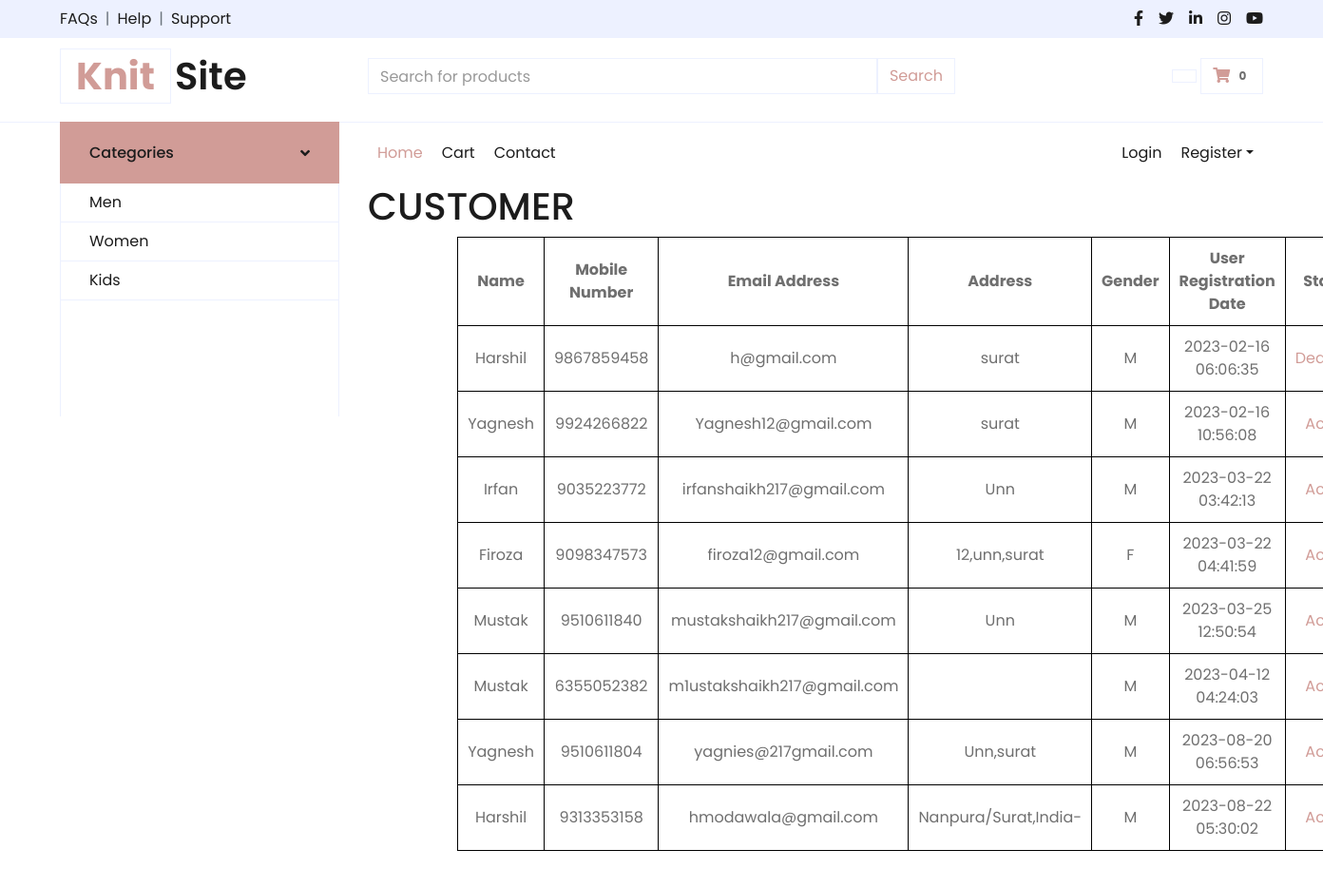
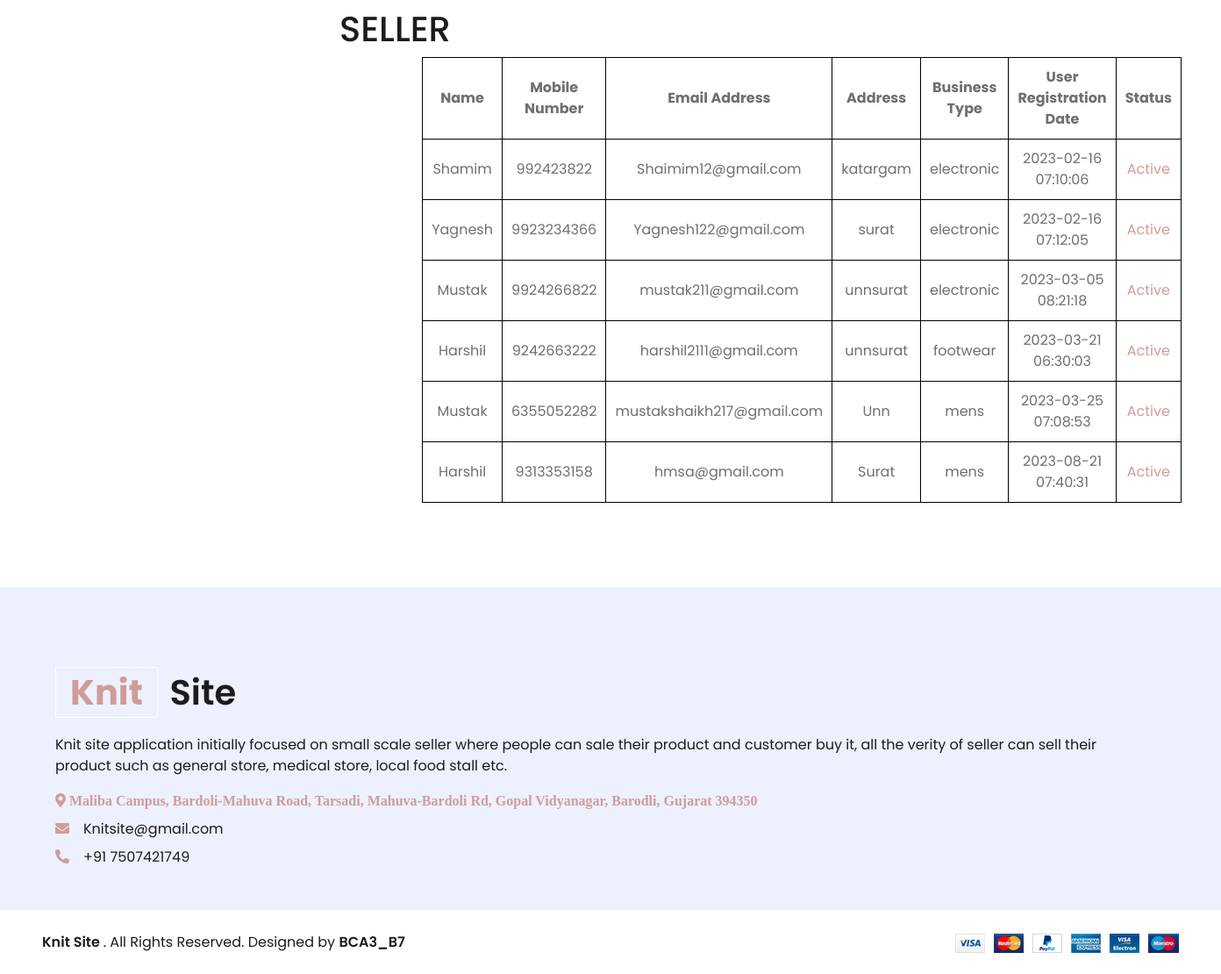
Page /dashboard.php on the committed database (2 pictures, top to bottom).
### tables this page shows
CREATE TABLE `customerregistration` (
  `UserId` int(11) NOT NULL,
  `UserFirstName` varchar(30) NOT NULL,
  `UserMiddleName` varchar(30) NOT NULL,
  `UserLastName` varchar(30) NOT NULL,
  `MobileNumber` char(10) NOT NULL,
  `EmailAddress` varchar(30) NOT NULL,
  `UserName` varchar(30) NOT NULL,
  `Password` char(32) NOT NULL,
  `Address` varchar(50) NOT NULL,
  `Pincode` int(6) NOT NULL,
  `Gender` varchar(1) NOT NULL,
  `CreationDate` datetime NOT NULL,
  `status` varchar(1) NOT NULL DEFAULT '1'
);

CREATE TABLE `sellerregistration` (
  `SellerId` int(11) NOT NULL,
  `SellerFirstName` varchar(30) NOT NULL,
  `SellerMiddleName` varchar(30) NOT NULL,
  `SellerLastName` varchar(30) NOT NULL,
  `MobileNumber` char(10) NOT NULL,
  `EmailAddress` varchar(30) NOT NULL,
  `UserName` varchar(30) NOT NULL,
  `Password` char(32) NOT NULL,
  `BusinessLocation` varchar(50) NOT NULL,
  `Pincode` int(6) NOT NULL,
  `BusinessType` varchar(20) NOT NULL,
  `CreationDate` datetime NOT NULL,
  `status` varchar(1) NOT NULL DEFAULT '1',
  `businessdoc` varchar(256) DEFAULT NULL
);

### dashboard.php (the view, shortened to what this page needs)
<!DOCTYPE html>
<html lang="en">
<head>
    <link href="https://cdnjs.cloudflare.com/ajax/libs/font-awesome/5.10.0/css/all.min.css" rel="stylesheet">
    <link href="lib/owlcarousel/assets/owl.carousel.min.css" rel="stylesheet">
    <link href="css/style.css" rel="stylesheet">
</head>
<body>
   <?php include_once 'header.php'; ?>
    <div class="container-fluid mb-5">
        <div class="row border-top px-xl-5">
            <div class="col-lg-3 d-none d-lg-block">
                <a class="btn shadow-none d-flex align-items-center justify-content-between bg-primary text-white w-100" data-toggle="collapse" href="#navbar-vertical" style="height: 65px; margin-top: -1px; padding: 0 30px;">
                    <h6 class="m-0">Categories</h6>
                    <i class="fa fa-angle-down text-dark"></i>
                </a>
                <nav class="collapse show navbar navbar-vertical navbar-light align-items-start p-0 border border-top-0 border-bottom-0" id="navbar-vertical">
                    <div class="navbar-nav w-100 overflow-hidden" style="height: 245px">
                        <a href="" class="nav-item nav-link">Men</a>
                        <a href="" class="nav-item nav-link">Women</a>
                        <a href="" class="nav-item nav-link">Kids</a>
                    </div>
                </nav>
            </div>
            <div class="col-lg-9">
                <nav class="navbar navbar-expand-lg bg-light navbar-light py-3 py-lg-0 px-0">
                    <div class="collapse navbar-collapse justify-content-between" id="navbarCollapse">
                        <div class="navbar-nav mr-auto py-0">
                            <a href="HomePage.php" class="nav-item nav-link active">Home</a>
                            <a  href="cart.php"class="nav-item nav-link" style="display: <?php if (isset($_SESSION["LoginUserName"])) { echo "none";} else { echo "block";}?>">Cart</a>
                            <a class="nav-item nav-link">Contact</a>
                        </div>
                        <div class="navbar-nav ml-auto py-0">
                            <a href="login1/login.php" class="nav-item nav-link" style="display: <?php if (isset($_SESSION["LoginUserName"])) { echo "none";} else { echo "block";}?>">Login</a>
                            <div class="nav-item dropdown" style="display: <?php if (isset($_SESSION["LoginUserName"])) { echo "none";} else { echo "block";}?>">
                                <a href="#" class="nav-link dropdown-toggle" data-toggle="dropdown">Register</a>
                            </div>
                        </div>
                    </div>
                </nav>
                <div id="header-carousel" class="carousel slide" data-ride="carousel">
                  <?php
$conn = new mysqli("localhost","root","","knitsite");
$sql = "SELECT UserId,UserFirstName,UserMiddleName,UserLastName,MobileNumber,EmailAddress,UserName,Address,Pincode,Gender,CreationDate,status FROM customerregistration";
$result = $conn->query($sql);
if ($result->num_rows > 0) {
    $row = $result->fetch_all(MYSQLI_ASSOC);
}
?>
<html>
    <h1>CUSTOMER</h1>
    <table>
        <thead>
            <tr>
                <th>Name</th>
                <th>Mobile Number</th>
                <th>Email Address</th>
                <th>Address</th>
                <th>Gender</th>
                <th>User Registration Date</th>
                <th>Status</th>
            </tr>
        </thead>
        <tbody>
            <?php
               if(!empty($row))
               foreach($row as $rows)
              {
            ?>
            <tr>
                <td><?php echo $rows['UserFirstName']; ?></td>
                <td><?php echo $rows['MobileNumber']; ?></td>
                <td><?php echo $rows['EmailAddress']; ?></td>
                <td><?php echo $rows['Address']; ?></td>
                <td><?php echo $rows['Gender']; ?></td>
                <td><?php echo $rows['CreationDate']; ?></td>
                <td><a href="active.php?cid=<?php echo $rows['UserId']; ?>&status=<?php echo $rows['status']; ?>"><?php if($rows['status']==1)echo"Active"; else echo"Deactive"?></a></td>
            </tr>
            <?php } ?>
        </tbody>
    </table>
    <br><br>
</html>
 <?php
$conn = new mysqli("localhost","root","","knitsite");
$sql = "SELECT SellerId,SellerFirstName,SellerMiddleName,SellerLastName,MobileNumber,EmailAddress,UserName,Password,BusinessLocation,Pincode,BusinessType,CreationDate,status FROM sellerregistration";
$result = $conn->query($sql);
if ($result->num_rows > 0) {
    $row = $result->fetch_all(MYSQLI_ASSOC);
}
?>
<html>
    <h1>SELLER</h1>
    <table>
        <thead>
            <tr>
                <th>Name</th>
                <th>Mobile Number</th>
                <th>Email Address</th>
                <th>Address</th>
                <th>Business Type</th>
                <th>User Registration Date</th>
                <th>Status</th>
            </tr>
        </thead>
        <tbody>
            <?php
               if(!empty($row))
               foreach($row as $rows)
              {
            ?>
            <tr>
                <td><?php echo $rows['SellerFirstName']; ?></td>
                <td><?php echo $rows['MobileNumber']; ?></td>
                <td><?php echo $rows['EmailAddress']; ?></td>
                <td><?php echo $rows['BusinessLocation']; ?></td>
                <td><?php echo $rows['BusinessType']; ?></td>
                <td><?php echo $rows['CreationDate']; ?></td>
                <td><a href="active.php?sid=<?php echo $rows['SellerId']; ?>&status=<?php echo $rows['status']; ?>"><?php if($rows['status']==1)echo"Active"; else echo"Deactive"?></a></td>
            </tr>
            <?php } ?>
        </tbody>
    </table>
    <br><br>
</html>
                </div>
            </div>
        </div>
    </div>
    <div class="container-fluid bg-secondary text-dark mt-5 pt-5">
        <div class="row px-xl-5 pt-5">
            <div class="col-lg-12 col-md-12 mb-5 pr-3 pr-xl-5">
                <a href="" class="text-decoration-none">
                    <h1 class="mb-4 display-5 font-weight-semi-bold"><span
                            class="text-primary font-weight-bold border border-white px-3 mr-1">Knit</span> Site</h1>
                </a>
                <p>Knit site application initially focused on small scale seller where people can sale their product and
                    customer buy it, all the verity of seller
                    can sell their product such as general store, medical store, local food stall etc.</p>
                <p class="mb-2"><i class="fa fa-map-marker-alt text-primary mr-3"> Maliba Campus, Bardoli-Mahuva Road,
                        Tarsadi, Mahuva-Bardoli Rd, Gopal Vidyanagar, Barodli, Gujarat 394350</i></p>
                <p class="mb-2"><i class="fa fa-envelope text-primary mr-3"></i>Knitsite@gmail.com</p>
                <p class="mb-0"><i class="fa fa-phone-alt text-primary mr-3"></i>+91 7507421749</p>
            </div>
        </div>
    </div>
    <div class="row border-top border-light mx-xl-5 py-4">
        <div class="col-md-6 px-xl-0">
            <p class="mb-md-0 text-center text-md-left text-dark">
                <a class="text-dark font-weight-semi-bold" href="#">Knit Site </a>. All Rights Reserved. Designed
                by
                <a class="text-dark font-weight-semi-bold" >BCA3_B7</a>
            </p>
        </div>
        <div class="col-md-6 px-xl-0 text-center text-md-right">
            <img class="img-fluid" src="img/payments.png" alt="">
        </div>
    </div>
</body>
</html>

### dashboard.php (style rules this page uses)
td,th { border: 1px solid black; padding: 10px; margin: 5px; text-align: center; }
table { margin-left: 10%; }

### rows in the picture
customerregistration: UserFirstName "Harshil", MobileNumber "9867859458", EmailAddress "h@gmail.com", Address "surat", Gender "M", CreationDate "2023-02-16 06:06:35", status "Deactive"
customerregistration: UserFirstName "Yagnesh", MobileNumber "9924266822", EmailAddress "Yagnesh12@gmail.com", Address "surat", Gender "M", CreationDate "2023-02-16 10:56:08", status "Active"
customerregistration: UserFirstName "Irfan", MobileNumber "9035223772", EmailAddress "irfanshaikh217@gmail.com", Address "Unn", Gender "M", CreationDate "2023-03-22 03:42:13", status "Active"
customerregistration: UserFirstName "Firoza", MobileNumber "9098347573", EmailAddress "firoza12@gmail.com", Address "12,unn,surat", Gender "F", CreationDate "2023-03-22 04:41:59", status "Active"
customerregistration: UserFirstName "Mustak", MobileNumber "9510611840", EmailAddress "mustakshaikh217@gmail.com", Address "Unn", Gender "M", CreationDate "2023-03-25 12:50:54", status "Active"
customerregistration: UserFirstName "Mustak", MobileNumber "6355052382", EmailAddress "m1ustakshaikh217@gmail.com", Gender "M", CreationDate "2023-04-12 04:24:03", status "Active"
customerregistration: UserFirstName "Yagnesh", MobileNumber "9510611804", EmailAddress "yagnies@217gmail.com", Address "Unn,surat", Gender "M", CreationDate "2023-08-20 06:56:53", status "Active"
customerregistration: UserFirstName "Harshil", MobileNumber "9313353158", EmailAddress "hmodawala@gmail.com", Address "Nanpura/Surat,India-", Gender "M", CreationDate "2023-08-22 05:30:02", status "Active"
sellerregistration: SellerFirstName "Shamim", MobileNumber "992423822", EmailAddress "Shaimim12@gmail.com", BusinessLocation "katargam", BusinessType "electronic", CreationDate "2023-02-16 07:10:06", status "Active"
sellerregistration: SellerFirstName "Yagnesh", MobileNumber "9923234366", EmailAddress "Yagnesh122@gmail.com", BusinessLocation "surat", BusinessType "electronic", CreationDate "2023-02-16 07:12:05", status "Active"
sellerregistration: SellerFirstName "Mustak", MobileNumber "9924266822", EmailAddress "mustak211@gmail.com", BusinessLocation "unnsurat", BusinessType "electronic", CreationDate "2023-03-05 08:21:18", status "Active"
sellerregistration: SellerFirstName "Harshil", MobileNumber "9242663222", EmailAddress "harshil2111@gmail.com", BusinessLocation "unnsurat", BusinessType "footwear", CreationDate "2023-03-21 06:30:03", status "Active"
sellerregistration: SellerFirstName "Mustak", MobileNumber "6355052282", EmailAddress "mustakshaikh217@gmail.com", BusinessLocation "Unn", BusinessType "mens", CreationDate "2023-03-25 07:08:53", status "Active"
sellerregistration: SellerFirstName "Harshil", MobileNumber "9313353158", EmailAddress "hmsa@gmail.com", BusinessLocation "Surat", BusinessType "mens", CreationDate "2023-08-21 07:40:31", status "Active"
